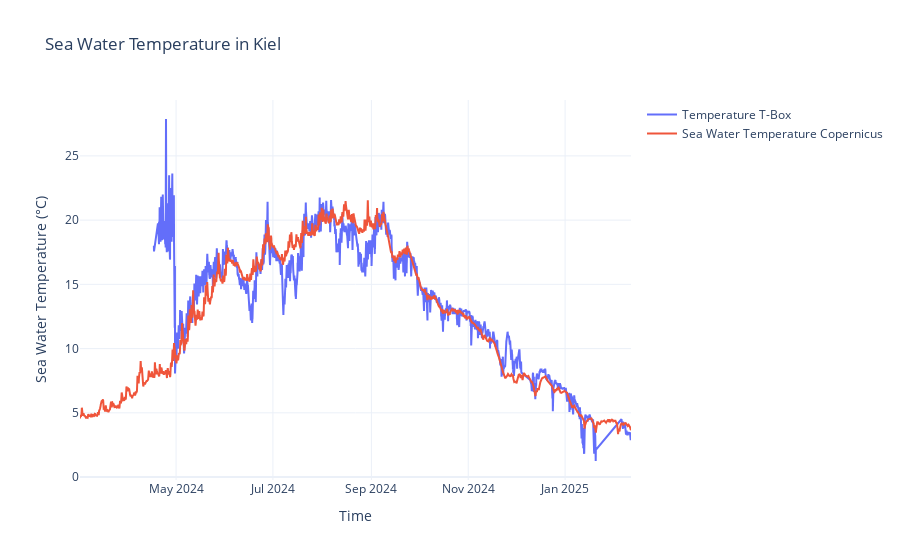

The notebook cell saved with this chart:
### Code cell
fig = go.Figure()

fig.add_trace(go.Scatter(
    x=df_obs['phenomenonTime'],
    y=df_obs['result'],
    mode='lines',
    name='Temperature T-Box'
))

fig.add_trace(go.Scatter(
    x=df_subset['time'],
    y=df_subset['thetao'],
    mode='lines',
    name='Sea Water Temperature Copernicus'
))

fig.update_layout(
    title='Sea Water Temperature in Kiel',
    xaxis_title='Time',
    yaxis_title='Sea Water Temperature (°C)',
    template='plotly_white'
)

fig.show()

### Figure 1 — Plotly figure (JSON) as saved in the notebook; plotly's stock layout.template omitted (floating-point values rounded to 4 significant figures; data arrays with more than 128 entries replaced by an {"elided": "..."} marker saying what was removed)
{"data": [{"mode": "lines", "name": "Temperature T-Box", "type": "scatter", "x": {"elided": "6573 str values"}, "y": {"elided": "6573 float values"}}, {"mode": "lines", "name": "Sea Water Temperature Copernicus", "type": "scatter", "x": {"elided": "8329 str values"}, "y": {"elided": "8329 float values"}}], "layout": {"title": {"text": "Sea Water Temperature in Kiel"}, "xaxis": {"title": {"text": "Time"}}, "yaxis": {"title": {"text": "Sea Water Temperature (°C)"}}}}
